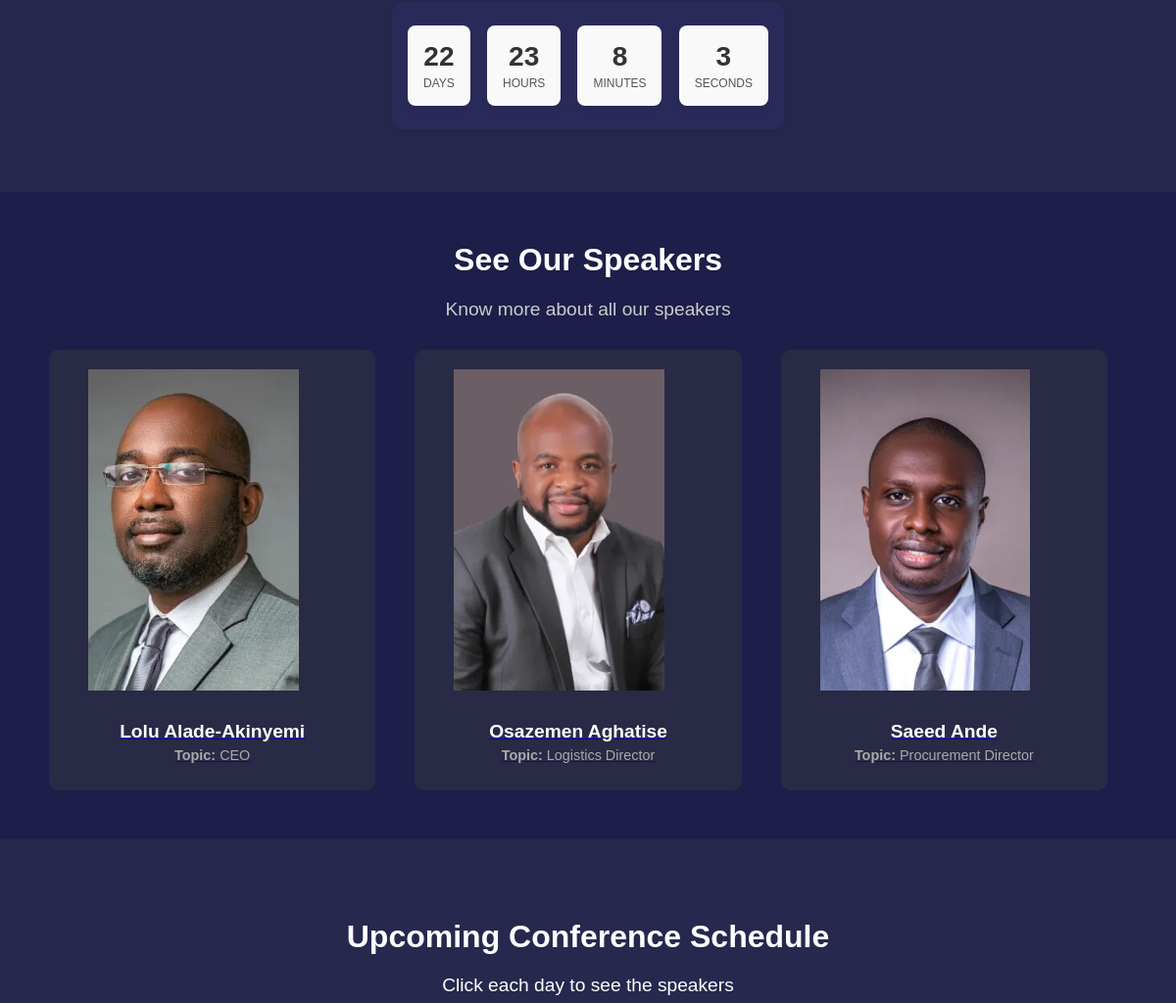
Before: / (middle part) with the older database file.
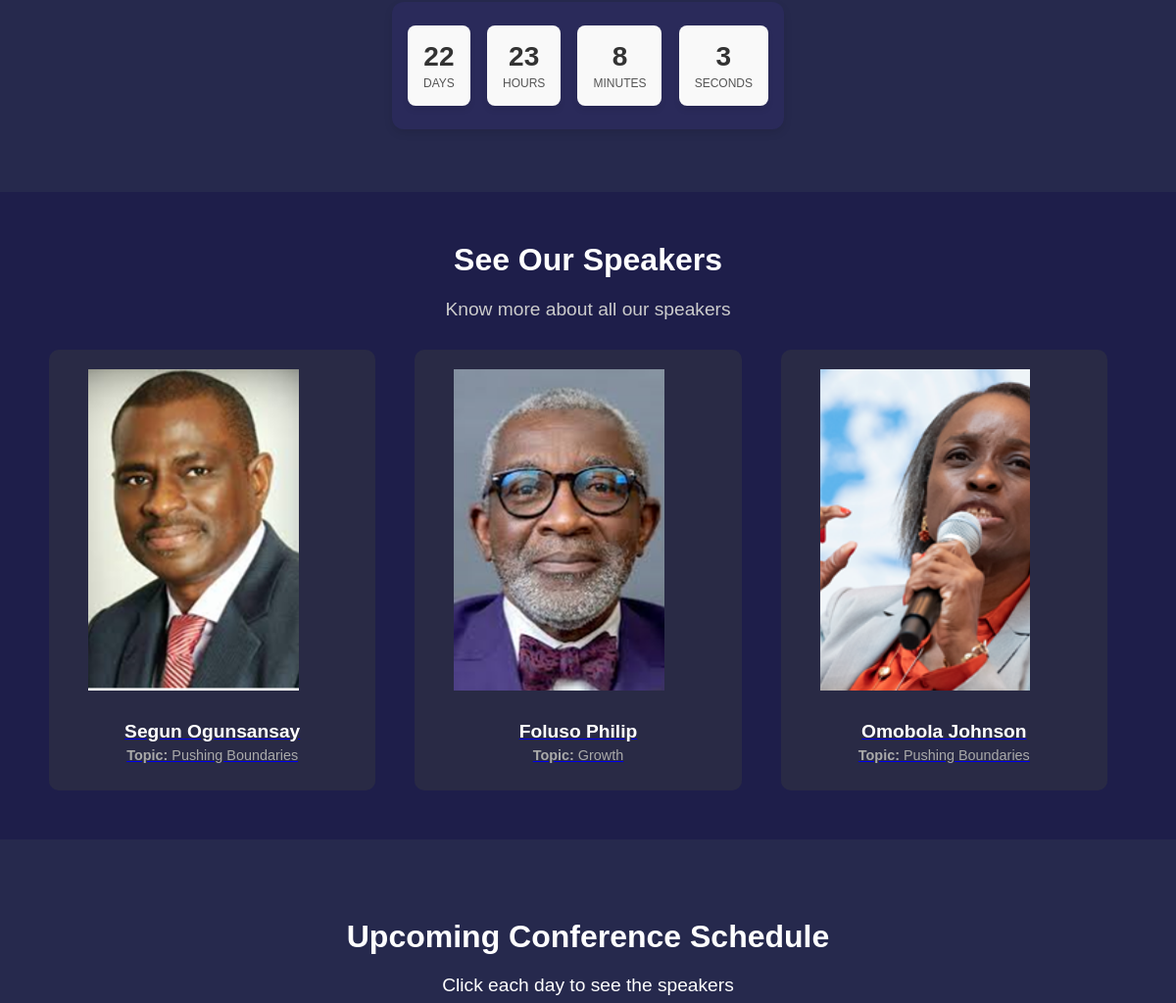
After: the same page with the newer database file.
### tables this page shows
CREATE TABLE speakers (
            id INTEGER PRIMARY KEY AUTOINCREMENT,
            name TEXT NOT NULL,
            position TEXT NOT NULL,
            bio TEXT NOT NULL,
            image_url TEXT NOT NULL,
            facebook_url TEXT,
            twitter_url TEXT,
            linkedin_url TEXT
        );

### app.py (the view)
@app.route("/")
def index():
    with sqlite3.connect(DATABASE_FILE) as conn:
        cursor = conn.cursor()
        cursor.execute("SELECT id, name, position, image_url, facebook_url, twitter_url, linkedin_url FROM speakers")
    speakers = [
        {
            "id": row[0],
            "name": row[1],
            "position": row[2],
            "image_url": row[3],
            "facebook_url": row[4],
            "twitter_url": row[5],
            "linkedin_url": row[6],
        }
            for row in cursor.fetchall()
        ]
    return render_template("index.html", speakers=speakers)

### templates/index.html (shortened to what this page needs)
{% extends 'base.html' %}
{% block content %}
<section class="countdowns">
    <div class="event-container">
        <div class="event-card">
            <div class="countdown-timer" id="afternoon-session-timer1"></div>
        </div>
    </div>
</section>
<section class="event-showcase">
    <h2 style="color: white !important;">See Our Speakers</h2>
    <p>
        Know more about all our speakers
    </p>
    <div class="showcase-grid">
        {% for speaker in speakers %}
        <div class="profile-card">
            <a href="{{ url_for('speaker_page', speaker_id=speaker['id']) }}">
                <img src="{{ speaker['image_url'] }}" alt="{{ speaker['name'] }}">
                <div class="card-details">
                    <h3>{{ speaker['name'] }}</h3>
                    <p><span> <b>Topic: </b></span>{{ speaker['position'] }}</p>
                </div>
            </a>
        </div>
        {% endfor %}
    </div>
</section>
<section>
    <h2>Upcoming Conference Schedule</h2>
    <p style="color: white;">Click each day to see the speakers</p>
</section>
{% endblock %}

### templates/base.html (shortened to what this page needs)
<!DOCTYPE html>
<html lang="en">
<head>
    <link rel="stylesheet" href="/static/css/styles.css">
    <link rel="stylesheet" href="https://cdnjs.cloudflare.com/ajax/libs/font-awesome/5.15.4/css/all.min.css" />
</head>
<body>
    <main>
        {% block content %}{% endblock %}
    </main>
</body>
</html>

### static/css/styles.css (style rules this page uses)
* { margin: 0; padding: 0; box-sizing: border-box; }
body, h2, h3, h4, div { margin: 0; padding: 0; box-sizing: border-box; font-family: "Josefin Sans", sans-serif; }
body { background: #26294d; color: #fff; }
h2, h3, h4 { line-height: 1.2; margin-bottom: 10px; }
body, .container, section { width: 100%; max-width: 100%; margin: 0 auto; }
section { padding: 50px 0; }
h2 { text-align: center; margin-bottom: 20px; color: white; }
h2 { font-size: 2rem; margin-top: 1rem; }
p { font-size: 1.2rem; margin-bottom: 2rem; color: #777; }
.countdowns { text-align: center; margin: 2rem auto; padding: 2rem 0; background: transparent; max-width: 100%; }
.event-container { display: flex; justify-content: center; flex-wrap: wrap; gap: 1.5rem; }
.event-card { background-color: #2a2a5a; box-shadow: 0 4px 8px rgba(0, 0, 0, 0.1); border-radius: 12px; padding: 1.5rem 1rem; text-align: center; width: 400px; transition: all 0.3s ease-in-out; }
.countdown-timer { display: flex; justify-content: space-between; gap: 0.75rem; }
h2 { text-align: center; margin-top: 30px; font-size: 2rem; }
p { text-align: center; margin: 10px auto; max-width: 600px; color: #ccc; }
.event-showcase { padding: 20px; background-color: #1e1e4a; }
.showcase-grid { display: grid; grid-template-columns: repeat(auto-fit, minmax(250px, 1fr)); gap: 20px; margin: 30px auto; max-width: 1100px; }
.profile-card { position: relative; background: #292a45; overflow: hidden; border-radius: 10px; text-align: center; transition: transform 0.3s; overflow: visible; margin-right: 20px !important; padding: 20px; height: 450px; }
.profile-card img { width: 80%; height: 80%; object-fit: cover; display: block; padding-left: 20px; }
.card-details { display: flex; flex-direction: column; align-items: center; justify-content: center; padding: 10px; position: relative; z-index: 10; text-align: center; }
.card-details h3 { margin: 20px 0 5px; color: #fff; font-size: 1.2rem; position: absolute; order: 0; }
.card-details p { margin: 0; font-size: 0.9rem; color: #aaa; order: 1; margin-bottom: 5px; }
.card-details h3, .card-details p { position: static; }

Changed rows visible on the page:
changed speakers: image_url: a different picture; name "Lolu Alade-Akinyemi" → "Segun Ogunsansay"; position "CEO" → "Pushing Boundaries"
changed speakers: image_url: a different picture; name "Osazemen Aghatise" → "Foluso Philip"; position "Logistics Director" → "Growth"
changed speakers: image_url: a different picture; name "Saeed Ande" → "Omobola Johnson"; position "Procurement Director" → "Pushing Boundaries"
